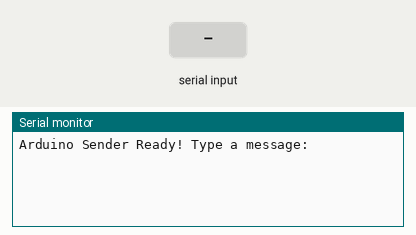
The sketch below on a simulated Arduino Uno, built with avr-gcc and run on an emulated ATmega328P. On the bench: the last lines printed to the serial monitor. Inputs (shaded band) come from the test bench.

Above: at 1.2 s.
1.3 s: "1\n" received over Serial
At 2.5 s:
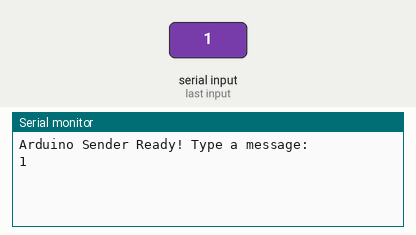
2.8 s: "0\n" received over Serial
At 3.9 s:
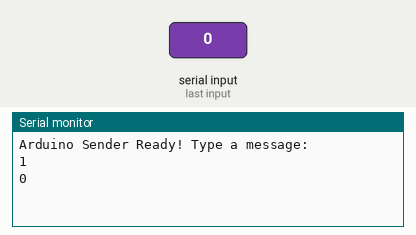
4.3 s: "2\n" received over Serial
At 5.0 s:
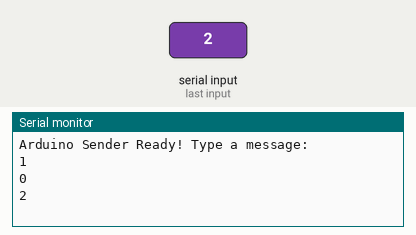

Measured:
- after the input at 1.3 s, the serial monitor: prints a new line at once (image 1)
- after the input at 2.8 s, the serial monitor: prints a new line at once (image 2)
- after the input at 4.3 s, the serial monitor: prints a new line at once (image 3)

The sketch:

dynamic_send_uno.ino
```cpp
//uno send dynamic input
void setup() {
    Serial.begin(9600);  // Start Serial communication
    Serial.println("Arduino Sender Ready! Type a message:");
}

void loop() {
    if (Serial.available()) {  // Check if user input is available
        String userInput = Serial.readStringUntil('\n'); // Read user input
        Serial.println(userInput);  // Send input to ESP8266
    }
}
```
